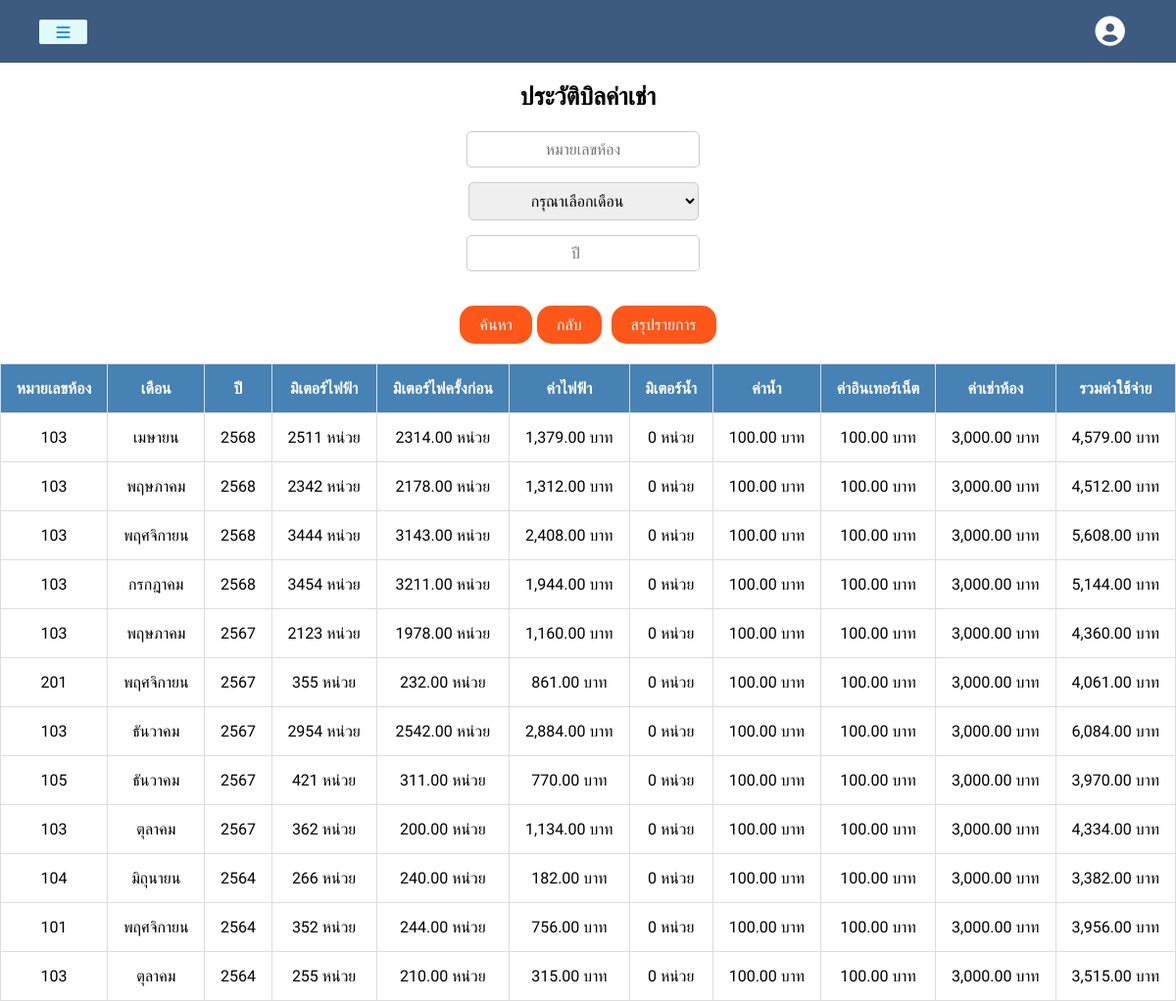
/billing_history.php (signed in), run on the app's committed database.
### tables this page shows
CREATE TABLE `billing_statements` (
  `id` int(11) NOT NULL,
  `user_id` int(11) NOT NULL,
  `apartment_id` int(11) NOT NULL,
  `room_number` varchar(10) NOT NULL,
  `month` varchar(20) NOT NULL,
  `year` int(4) NOT NULL,
  `electricity_cost` decimal(10,2) NOT NULL,
  `water_cost` decimal(10,2) NOT NULL,
  `internet_cost` decimal(10,2) NOT NULL,
  `room_cost` decimal(10,2) NOT NULL,
  `total_cost` decimal(10,2) NOT NULL,
  `created_at` timestamp NOT NULL DEFAULT current_timestamp(),
  `electricity_meter` float DEFAULT NULL,
  `water_meter` float DEFAULT NULL,
  `electricity_meter_previous` decimal(10,2) NOT NULL DEFAULT 0.00,
  `water_meter_previous` decimal(10,2) NOT NULL DEFAULT 0.00,
  `expense_type` varchar(20) NOT NULL DEFAULT 'all'
);

### billing_history.php (the view, shortened to what this page needs)
<?php
include('server.php');
$username = mysqli_real_escape_string($con, $_SESSION['username']);
$user_query = "SELECT user_id, username FROM users WHERE username = '$username' LIMIT 1";
$user_result = mysqli_query($con, $user_query);
$user = mysqli_fetch_assoc($user_result);
$user_id = $user['user_id'];
$room_number = '';
$year = '';
$billing_query = "SELECT * FROM billing_statements WHERE user_id = ?";
$params = [$user_id];
$billing_query .= " ORDER BY year DESC, month DESC";
$stmt = $con->prepare($billing_query);
$stmt->bind_param(str_repeat('s', count($params)), ...$params);
$stmt->execute();
$billing_result = $stmt->get_result();
$months = [
    "มกราคม" => "มกราคม",
    "กุมภาพันธ์" => "กุมภาพันธ์",
    "มีนาคม" => "มีนาคม",
    "เมษายน" => "เมษายน",
    "พฤษภาคม" => "พฤษภาคม",
    "มิถุนายน" => "มิถุนายน",
    "กรกฎาคม" => "กรกฎาคม",
    "สิงหาคม" => "สิงหาคม",
    "กันยายน" => "กันยายน",
    "ตุลาคม" => "ตุลาคม",
    "พฤศจิกายน" => "พฤศจิกายน",
    "ธันวาคม" => "ธันวาคม"
];
?>
<!DOCTYPE html>
<html lang="en">
<head>
    <link rel="stylesheet" href="https://cdnjs.cloudflare.com/ajax/libs/font-awesome/6.0.0-beta3/css/all.min.css">
    <link rel="stylesheet" href="assets/css/home.css">
    <link rel="stylesheet" href="assets/css/billing_history.css">
    <link rel="stylesheet" href="assets/css/dropdown.css">
</head>
<body>
<div class="container">
    <header class="header">
        <button class="btn-toggle"><i class="fa-solid fa-bars"></i></button>
        <nav>
            <ul>
                <li class="dropdown">
                    <div class="dropbtn">
                        <i class="fa-solid fa-circle-user fa-2x"></i>
                    </div>
                </li>
            </ul>
        </nav>
    </header>
<h1>ประวัติบิลค่าเช่า</h1>
<form method="POST" action="">
    <input type="text" name="room_number" placeholder="หมายเลขห้อง" value="<?php echo htmlspecialchars($room_number); ?>">
    <select name="month">
        <option value="">กรุณาเลือกเดือน</option>
    </select>
    <input type="number" name="year" placeholder="ปี" value="<?php echo htmlspecialchars($year); ?>">
    <div class="button-group">
        <button type="submit">ค้นหา</button>
        <button type="button" onclick="location.href='billing_history.php'">กลับ</button><br>
        <button type="button" onclick="location.href='summary.php'">สรุปรายการ</button>
    </div>
</form>
<?php if (mysqli_num_rows($billing_result) > 0): ?>
    <table>
        <thead>
            <tr>
                <th>หมายเลขห้อง</th>
                <th>เดือน</th>
                <th>ปี</th>
                <th>มิเตอร์ไฟฟ้า</th>
                <th>มิเตอร์ไฟครั้งก่อน</th>
                <th>ค่าไฟฟ้า</th>
                <th>มิเตอร์น้ำ</th>
                <th>ค่าน้ำ</th>
                <th>ค่าอินเทอร์เน็ต</th>
                <th>ค่าเช่าห้อง</th>
                <th>รวมค่าใช้จ่าย</th>
            </tr>
        </thead>
        <tbody>
            <?php while ($row = mysqli_fetch_assoc($billing_result)): ?>
                <tr>
                    <td><?php echo htmlspecialchars($row['room_number']); ?></td>
                    <td><?php echo htmlspecialchars($months[$row['month']]); ?></td>
                    <td><?php echo htmlspecialchars($row['year']); ?></td>
                    <td><?php echo htmlspecialchars($row['electricity_meter']); ?> หน่วย</td>
                    <td><?php echo htmlspecialchars($row['electricity_meter_previous']); ?> หน่วย</td>
                    <td><?php echo number_format($row['electricity_cost'], 2); ?> บาท</td>
                    <td><?php echo htmlspecialchars($row['water_meter']); ?> หน่วย</td>
                    <td><?php echo number_format($row['water_cost'], 2); ?> บาท</td>
                    <td><?php echo number_format($row['internet_cost'], 2); ?> บาท</td>
                    <td><?php echo number_format($row['room_cost'], 2); ?> บาท</td>
                    <td><?php echo number_format($row['total_cost'], 2); ?> บาท</td>
                </tr>
            <?php endwhile; ?>
        </tbody>
    </table>
<?php else: ?>
    <p>ไม่มีใบแจ้งหนี้ในประวัติของคุณ</p>
<?php endif; ?>
</div>
</body>
</html>

### assets/css/home.css (style rules this page uses)
:root { --padding: 0.5rem; --margin-left: 0.5rem; --smoky-black: #3d5a80; --pine-tree: #3d5a80; --blue: #2191fb; --white: #e0fbfc; --font-size: 0.8rem; }
* { margin: 0; padding: 0; box-sizing: border-box; text-decoration: none; }
body { font-family: "Prompt", sans-serif; }
.container { width: auto; min-height: 100vh; transition: margin-left 0.3s linear; }
.header { width: 100%; height: 50px; display: flex; justify-content: start; align-items: center; background-color: var(--pine-tree); }
.btn-toggle { width: 50px; height: 25px; border: none; border-radius: 2px; display: flex; justify-content: center; align-items: center; padding: var(--padding); background-color: var(--white); color: var(--blue); margin-left: var(--margin-left); cursor: pointer; transition: all 0.3s linear; }

### assets/css/billing_history.css (style rules this page uses)
* { margin: 0; padding: 0; box-sizing: border-box; }
header { position: sticky; top: 0; background: #3d5a80; padding: 2rem 2rem; }
nav { width: 100%; display: flex; justify-content: space-between; align-items: center; }
ul { display: flex; margin: 0; padding: 0; list-style: none; }
li { margin-right: 20px; font-size: 20px; font-weight: bold; }
.header button { margin-top: 1px; padding: 10px 15px; font-size: 16px; }
h1 { font-family: 'Prompt', sans-serif; font-size: 25px; font-weight: 600; color: #000000; margin-top: 20px; text-align: center; }
form { display: flex; flex-direction: column; align-items: center; margin-top: 20px; }
input[type="text"], input[type="number"], select { font-family: 'Prompt', sans-serif; flex: 1; padding: 8px; border: 1px solid #ccc; border-radius: 5px; font-size: 1rem; text-align: center; margin-right: 10px; }
input[type="text"], input[type="number"], select { margin-bottom: 15px; }
select { width: 235px; }
.button-group { display: flex; gap: 5px; justify-content: center; margin-top: 20px; }
.button-group button { font-family: 'Prompt', sans-serif; background-color: #ff5619; color: white; border: none; padding: 10px 20px; border-radius: 15px; cursor: pointer; font-size: 16px; transition: background 0.3s; }
table { width: 100%; border-collapse: collapse; margin-top: 20px; box-shadow: 0 4px 10px rgba(0, 0, 0, 0.1); background-color: #ffffff; border: 1px solid #ddd; }
th, td { padding: 15px; text-align: center; border: 1px solid #ddd; }
th { background-color: #4682b4; color: white; font-weight: bold; }

### assets/css/dropdown.css (style rules this page uses)
.dropdown .dropbtn { background-color: transparent; border: none; cursor: pointer; }
.dropdown .dropbtn i { font-size: 1.9rem; color: white; }

### data on the page
billing_statements: room_number "103", month "เมษายน", year "2568", electricity_meter "2511", electricity_meter_previous "2314.00", electricity_cost "1,379.00", water_meter "0", water_cost "100.00", internet_cost "100.00", room_cost "3,000.00", total_cost "4,579.00"
billing_statements: room_number "103", month "พฤษภาคม", year "2568", electricity_meter "2342", electricity_meter_previous "2178.00", electricity_cost "1,312.00", water_meter "0", water_cost "100.00", internet_cost "100.00", room_cost "3,000.00", total_cost "4,512.00"
billing_statements: room_number "103", month "พฤศจิกายน", year "2568", electricity_meter "3444", electricity_meter_previous "3143.00", electricity_cost "2,408.00", water_meter "0", water_cost "100.00", internet_cost "100.00", room_cost "3,000.00", total_cost "5,608.00"
billing_statements: room_number "103", month "กรกฎาคม", year "2568", electricity_meter "3454", electricity_meter_previous "3211.00", electricity_cost "1,944.00", water_meter "0", water_cost "100.00", internet_cost "100.00", room_cost "3,000.00", total_cost "5,144.00"
billing_statements: room_number "103", month "พฤษภาคม", year "2567", electricity_meter "2123", electricity_meter_previous "1978.00", electricity_cost "1,160.00", water_meter "0", water_cost "100.00", internet_cost "100.00", room_cost "3,000.00", total_cost "4,360.00"
billing_statements: room_number "201", month "พฤศจิกายน", year "2567", electricity_meter "355", electricity_meter_previous "232.00", electricity_cost "861.00", water_meter "0", water_cost "100.00", internet_cost "100.00", room_cost "3,000.00", total_cost "4,061.00"
billing_statements: room_number "103", month "ธันวาคม", year "2567", electricity_meter "2954", electricity_meter_previous "2542.00", electricity_cost "2,884.00", water_meter "0", water_cost "100.00", internet_cost "100.00", room_cost "3,000.00", total_cost "6,084.00"
billing_statements: room_number "105", month "ธันวาคม", year "2567", electricity_meter "421", electricity_meter_previous "311.00", electricity_cost "770.00", water_meter "0", water_cost "100.00", internet_cost "100.00", room_cost "3,000.00", total_cost "3,970.00"
billing_statements: room_number "103", month "ตุลาคม", year "2567", electricity_meter "362", electricity_meter_previous "200.00", electricity_cost "1,134.00", water_meter "0", water_cost "100.00", internet_cost "100.00", room_cost "3,000.00", total_cost "4,334.00"
billing_statements: room_number "104", month "มิถุนายน", year "2564", electricity_meter "266", electricity_meter_previous "240.00", electricity_cost "182.00", water_meter "0", water_cost "100.00", internet_cost "100.00", room_cost "3,000.00", total_cost "3,382.00"
billing_statements: room_number "101", month "พฤศจิกายน", year "2564", electricity_meter "352", electricity_meter_previous "244.00", electricity_cost "756.00", water_meter "0", water_cost "100.00", internet_cost "100.00", room_cost "3,000.00", total_cost "3,956.00"
billing_statements: room_number "103", month "ตุลาคม", year "2564", electricity_meter "255", electricity_meter_previous "210.00", electricity_cost "315.00", water_meter "0", water_cost "100.00", internet_cost "100.00", room_cost "3,000.00", total_cost "3,515.00"
